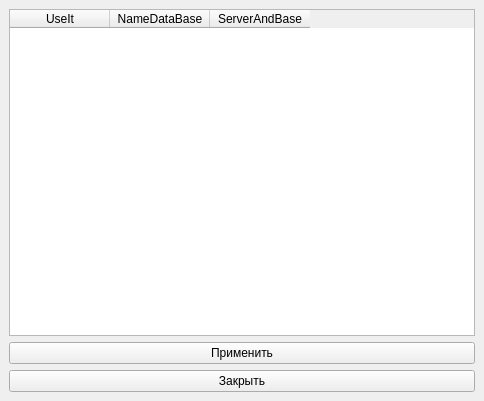
<?xml version="1.0" encoding="UTF-8"?>
<ui version="4.0">
 <class>MainWindow</class>
 <widget class="QMainWindow" name="MainWindow">
  <property name="geometry">
   <rect>
    <x>0</x>
    <y>0</y>
    <width>484</width>
    <height>401</height>
   </rect>
  </property>
  <property name="windowTitle">
   <string>MainWindow</string>
  </property>
  <widget class="QWidget" name="centralwidget">
   <layout class="QVBoxLayout" name="verticalLayout">
    <item>
     <widget class="QTableWidget" name="tableWidget">
      <column>
       <property name="text">
        <string>UseIt</string>
       </property>
      </column>
      <column>
       <property name="text">
        <string>NameDataBase</string>
       </property>
      </column>
      <column>
       <property name="text">
        <string>ServerAndBase</string>
       </property>
      </column>
     </widget>
    </item>
    <item>
     <widget class="QPushButton" name="Confirn">
      <property name="text">
       <string>Применить</string>
      </property>
     </widget>
    </item>
    <item>
     <widget class="QPushButton" name="Close">
      <property name="text">
       <string>Закрыть</string>
      </property>
     </widget>
    </item>
   </layout>
  </widget>
 </widget>
 <resources/>
 <connections/>
</ui>
